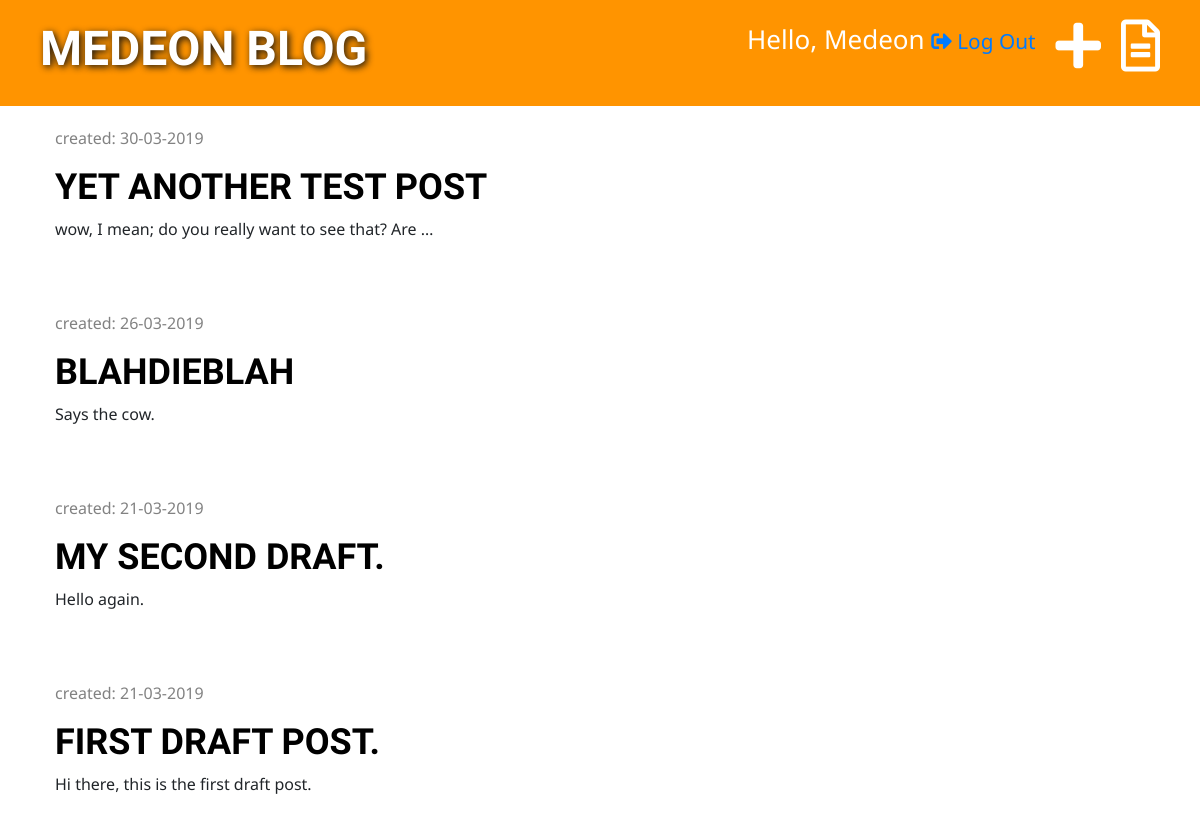
The page /drafts/ (signed in) on the database as committed earlier.
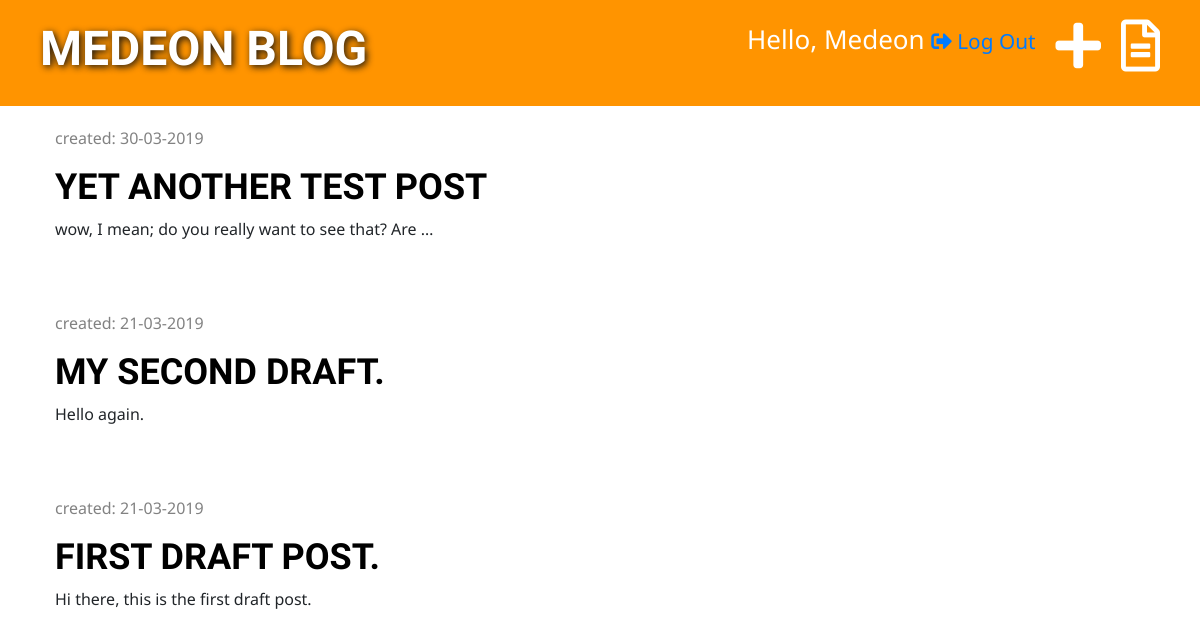
The same page on the database as committed later.
### blog/models.py (models this page shows, shortened)
class Post(models.Model):
    author = models.ForeignKey('auth.User', on_delete=models.CASCADE)
    title = models.CharField(max_length=200)
    text = models.TextField()
    created_date = models.DateTimeField(default=timezone.now)
    published_date = models.DateTimeField(blank=True, null=True)

### blog/views.py (the view)
# urls.py: path('drafts/', views.post_draft_list, name='post_draft_list'),
@login_required(login_url='/accounts/login')
def post_draft_list(request):
    posts = Post.objects.filter(published_date__isnull=True).order_by('-created_date')
    context_dictionary = {'posts': posts}
    return render(request, 'blog/post_draft_list.html', context_dictionary)

### blog/templates/blog/post_draft_list.html (shortened to what this page needs)
{% extends 'blog/base.html' %}
{% block content %}
    {% for post in posts %}
        <div class="post">
            <p class="date">created: {{ post.created_date|date:'d-m-Y' }}</p>
            <h1><a href="{% url 'post_detail' pk=post.pk %}">{{ post.title }}</a></h1>
            <p>{{ post.text|truncatechars:50 }}</p>
        </div>
    {% endfor %}
{% endblock %}

Rows that differ between the two databases and show on the page:
no longer on this page (row edited): Post: created_date "26-03-2019", title "BLAHDIEBLAH", text "Says the cow."
